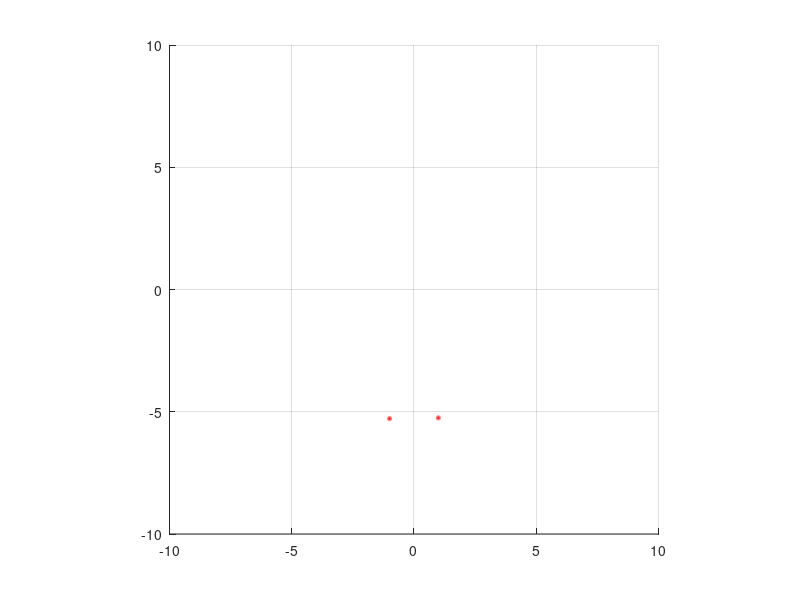

This figure's MATLAB source: (Note: this script raises an error after producing the figure.)
% Defining link lengths.
% Every length unit scales to 5

l1 = 4;
l2 = 3;

% We will define the trajectory of the end point of the leg as an ellipse.
% Defining trajectory Parameters 
a = 1;
b = 0.5;
P4 = [0, -5.3];

% Defining axis
axis(gca, 'equal');
axis([-10 10 -10 10]);
grid on;

% Defining fixed hip coordinates
P1_1 = [0, 0];
P1_2 = [0, 0];
cut = 0.1;

% Main loop
for i = 1:1000
    
    P4 = [0, -5.3];
    P1 = [0, 0];
    
    % Solving for an arbitrary point on the ellipse. We know the
    % equation of ellipse centred at (w, t) is (x-w)^2/a^2 + (y-t)^2/b^2=1
    x_el_1 = cos(cut * i) * a;
    y_el_1 = sin(cut * i) *b + P4(2);
    
    x_el_2 = cos(cut*(i+30))*1;
    y_el_2 = sin(cut*(i+30)) *b + P4(2);
 
    
    % Since the y_end point cannot go further than -5.3, therefore we apply
    % condition on it.
    if(y_el_1 < -5.3)
        y_el_1 = -5.3;
    end
    if(y_el_2 < -5.3)
        y_el_2 = -5.3;
    end
    
    P3_1 = [x_el_1 y_el_1];
    P3_2 = [x_el_2 y_el_2];
    
    % Defining marker for the trajectory
    marker_1 = viscircles(P3_1, 0.05);
    marker_2 = viscircles(P3_2, 0.05);
    
    
    
    % Defining the angles theta1 and theta2 for the joint angles
    syms theta1_1;
    syms theta2_1;
    syms theta1_2;
    syms theta2_2;
    
    % Formulating algorithm to find the values of theta1 and theta2
    
    
    if(atan(y_el_1/x_el_1)>0)
        alpha_1 = atan(y_el_1/x_el_1)-pi;
    else                    
        alpha_1 = atan(y_el_1/x_el_1);
    end
    
    
    if(atan(y_el_2/x_el_2)>0)
        alpha_2 = atan(y_el_2/x_el_2)-pi;
    else                    
        alpha_2 = atan(y_el_2/x_el_2);
    end
   
    
    
    % Using cos rule to find the angles
    theta1_1 = cos_rule(l2,l1,sqrt(x_el_1^2+y_el_1^2))+alpha_1;
    theta2_1 = -pi+cos_rule(sqrt(x_el_1^2+y_el_1^2),l1,l2);
    
    theta1_2 = cos_rule(l2,l1,sqrt(x_el_2^2+y_el_2^2))+alpha_2;
    theta2_2 = -pi+cos_rule(sqrt(x_el_2^2+y_el_2^2),l1,l2);
 
    
    % Defining coordinates of end point of the leg.
    x_end_1 = l1*cos(theta1_1) + l2*cos(theta1_1 + theta2_1);
    y_end_1 = l1*sin(theta1_1) + l2*sin(theta1_1 + theta2_1);
    
    x_end_2 = l1*cos(theta1_2) + l2*cos(theta1_2 + theta2_2);
    y_end_2 = l1*sin(theta1_2) + l2*sin(theta1_2 + theta2_2);
    
    P4_1 = [x_end_1, y_end_1];
    P4_2 = [x_end_2, y_end_2];
    
   
   
    
    % Defining coordinates of knee
    P2_1 = [l1*cos(theta1_1) , l1*sin(theta1_1)];
    P2_2 = [l1*cos(theta1_2) , l1*sin(theta1_2)];

    line1 = line([P1_1(1) P2_1(1)],[P1_1(2) P2_1(2)]);
    line2 = line([P4_1(1) P2_1(1)],[P4_1(2) P2_1(2)]);
    
    
    line3 = line([P1_2(1) P2_2(1)],[P1_2(2) P2_2(2)]);
    line4 = line([P4_2(1) P2_2(1)],[P4_2(2) P2_2(2)]);
    

    
    pause(0.001);
    
    delete(line1);
    delete(line2);
    delete(line3);
    delete(line4);
    
end
    